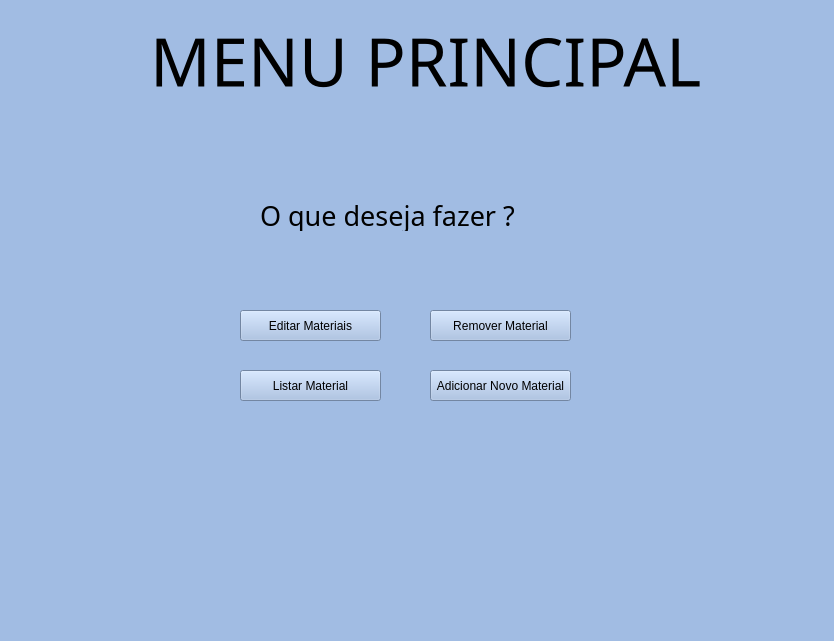
<?xml version="1.0" encoding="UTF-8"?>
<ui version="4.0">
 <class>MainWindow</class>
 <widget class="QMainWindow" name="MainWindow">
  <property name="geometry">
   <rect>
    <x>0</x>
    <y>0</y>
    <width>834</width>
    <height>641</height>
   </rect>
  </property>
  <property name="font">
   <font>
    <pointsize>50</pointsize>
   </font>
  </property>
  <property name="windowTitle">
   <string>MainWindow</string>
  </property>
  <property name="styleSheet">
   <string notr="true">background-color: rgb(161, 188, 227);</string>
  </property>
  <widget class="QWidget" name="centralwidget">
   <widget class="QLabel" name="label">
    <property name="geometry">
     <rect>
      <x>150</x>
      <y>0</y>
      <width>551</width>
      <height>121</height>
     </rect>
    </property>
    <property name="font">
     <font>
      <family>Mercado</family>
      <pointsize>50</pointsize>
     </font>
    </property>
    <property name="text">
     <string>MENU PRINCIPAL</string>
    </property>
   </widget>
   <widget class="QLabel" name="label_2">
    <property name="geometry">
     <rect>
      <x>260</x>
      <y>200</y>
      <width>331</width>
      <height>31</height>
     </rect>
    </property>
    <property name="font">
     <font>
      <family>Mercado</family>
      <pointsize>20</pointsize>
     </font>
    </property>
    <property name="text">
     <string>O que deseja fazer ?</string>
    </property>
   </widget>
   <widget class="QPushButton" name="button_estoque">
    <property name="geometry">
     <rect>
      <x>240</x>
      <y>310</y>
      <width>141</width>
      <height>31</height>
     </rect>
    </property>
    <property name="styleSheet">
     <string notr="true">color: rgb(0, 0, 0);</string>
    </property>
    <property name="text">
     <string>Editar Materiais</string>
    </property>
   </widget>
   <widget class="QPushButton" name="button_venda">
    <property name="geometry">
     <rect>
      <x>430</x>
      <y>310</y>
      <width>141</width>
      <height>31</height>
     </rect>
    </property>
    <property name="styleSheet">
     <string notr="true">color: rgb(0, 0, 0);</string>
    </property>
    <property name="text">
     <string>Remover Material</string>
    </property>
   </widget>
   <widget class="QPushButton" name="button_produtos">
    <property name="geometry">
     <rect>
      <x>240</x>
      <y>370</y>
      <width>141</width>
      <height>31</height>
     </rect>
    </property>
    <property name="styleSheet">
     <string notr="true">color: rgb(0, 0, 0);</string>
    </property>
    <property name="text">
     <string>Listar Material</string>
    </property>
   </widget>
   <widget class="QPushButton" name="material">
    <property name="geometry">
     <rect>
      <x>430</x>
      <y>370</y>
      <width>141</width>
      <height>31</height>
     </rect>
    </property>
    <property name="styleSheet">
     <string notr="true">color: rgb(0, 0, 0);</string>
    </property>
    <property name="text">
     <string>Adicionar Novo Material</string>
    </property>
   </widget>
  </widget>
  <widget class="QMenuBar" name="menubar">
   <property name="geometry">
    <rect>
     <x>0</x>
     <y>0</y>
     <width>834</width>
     <height>21</height>
    </rect>
   </property>
  </widget>
  <widget class="QStatusBar" name="statusbar"/>
 </widget>
 <resources/>
 <connections/>
</ui>
